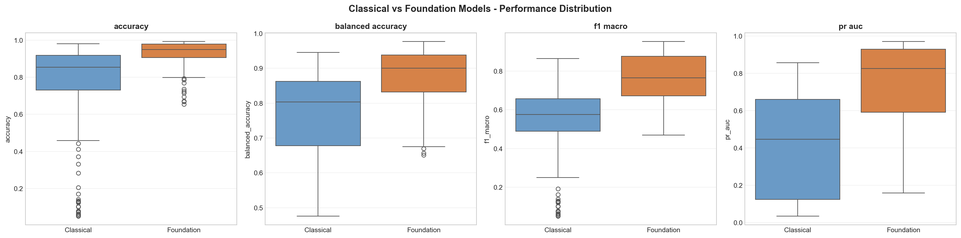
#> input picture project/results_polish/visualizations/classical_vs_foundation.png, 961 x 238 px, shrunk from 2983 x 740 before the run
$ python -i build_report.py   (imports and definitions only)
#> lines starting #> are read from the running program, lines starting #| are printed output that depends on the picture
"""Generate the Slovak technical report as a .docx file.

Pulls headline figures from results_polish/, results_slovak/, results_taiwan/
under project/. Embeds five PNG figures and renders ~4 pages of text in plain
academic Slovak.
"""
from __future__ import annotations

from pathlib import Path

from PIL import Image
from docx import Document
from docx.enum.table import WD_ALIGN_VERTICAL
from docx.enum.text import WD_ALIGN_PARAGRAPH
from docx.oxml.ns import qn
from docx.oxml import OxmlElement
from docx.shared import Cm, Pt, RGBColor


ROOT = Path(__file__).resolve().parent
PROJECT = ROOT / "project"
OUT_PATH = ROOT / "Hodnotenie_TabFM_pri_chybajucich_datach.docx"

VIZ = {
    "polish": PROJECT / "results_polish" / "visualizations",
    "slovak": PROJECT / "results_slovak" / "visualizations",
    "taiwan": PROJECT / "results_taiwan" / "visualizations",
}

SPLIT_DIR = ROOT / "_split_figs"
SUPTITLE_CROP_PX = 65


def split_figure(src: Path) -> tuple[Path, Path]:
    """Crop the suptitle and split the figure horizontally into two halves.

    Returns (left_half_path, right_half_path).
    """
    SPLIT_DIR.mkdir(exist_ok=True)
    img = Image.open(src)
#> img is the input picture: PIL image 961x238 RGBA; mean R, G, B, A 235.5, 234.9, 235.4, 255
    w, h = img.size
#> w = 961; h = 238
    cropped = img.crop((0, SUPTITLE_CROP_PX, w, h))
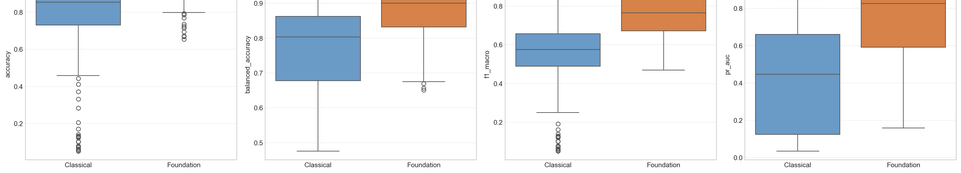
#> cropped: PIL image 961x173 RGBA; mean R, G, B, A 232.4, 233.3, 235.1, 255
    cw, ch = cropped.size
#> cw = 961; ch = 173
    mid = cw // 2
#> mid = 480
    left = cropped.crop((0, 0, mid, ch))
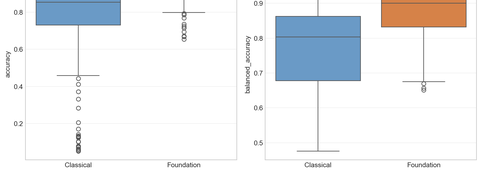
#> left: PIL image 480x173 RGBA; mean R, G, B, A 236.7, 238.7, 241.1, 255
    right = cropped.crop((mid, 0, cw, ch))
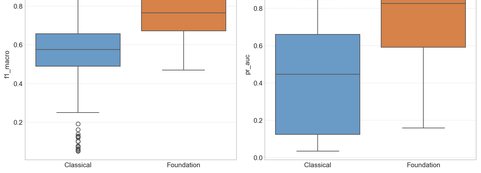
#> right: PIL image 481x173 RGBA; mean R, G, B, A 228.1, 227.9, 229.2, 255
#> (the run stopped early here; a loop or call above may not have finished)

$ run again, on project/results_polish/visualizations/missing_rate_MAR.png
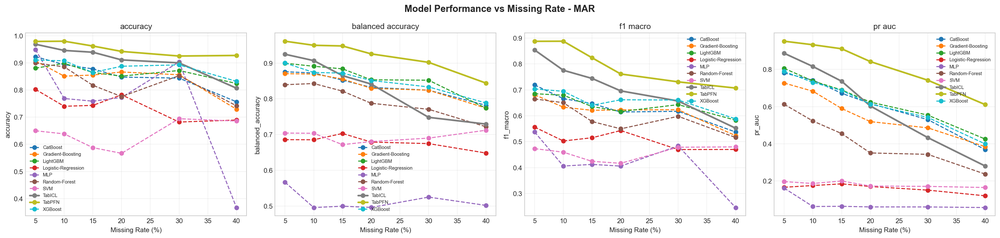
#> input picture project/results_polish/visualizations/missing_rate_MAR.png, 1000 x 238 px, shrunk from 3103 x 738 before the run
#> in split_figure, img is the input picture: PIL image 1000x238 RGBA; mean R, G, B, A 245.9, 245.2, 244.1, 255
#> in split_figure, `cropped = img.crop((0, SUPTITLE_CROP_PX, w, h))`:
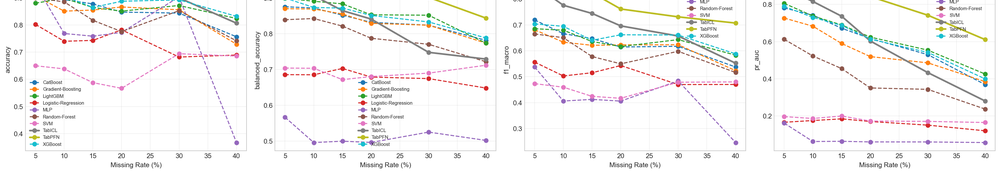
#> cropped: PIL image 1000x173 RGBA; mean R, G, B, A 245.5, 244.5, 244, 255
#> in split_figure, `right = cropped.crop((mid, 0, cw, ch))`:
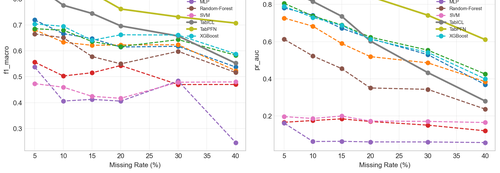
#> right: PIL image 500x173 RGBA; mean R, G, B, A 245.4, 244.5, 243.7, 255

$ run again, on project/results_polish/visualizations/missing_rate_MNAR.png
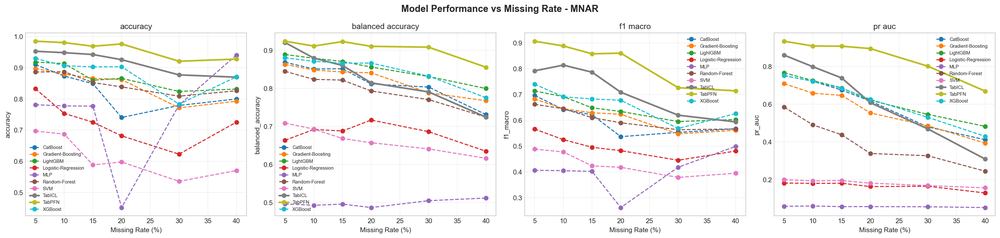
#> input picture project/results_polish/visualizations/missing_rate_MNAR.png, 1000 x 238 px, shrunk from 3103 x 738 before the run
#> in split_figure, img is the input picture: PIL image 1000x238 RGBA; mean R, G, B, A 245.8, 245.1, 244, 255
#> in split_figure, `cropped = img.crop((0, SUPTITLE_CROP_PX, w, h))`:
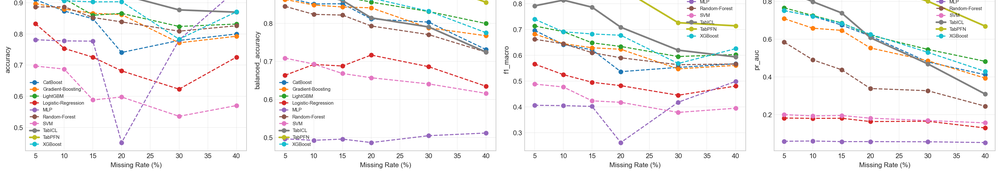
#> cropped: PIL image 1000x173 RGBA; mean R, G, B, A 245.6, 244.4, 244.2, 255
#> in split_figure, `right = cropped.crop((mid, 0, cw, ch))`:
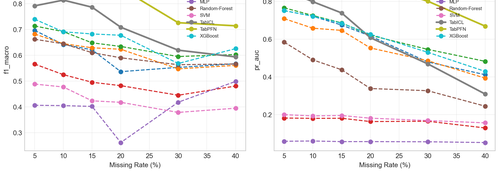
#> right: PIL image 500x173 RGBA; mean R, G, B, A 245.5, 244.6, 244.1, 255
